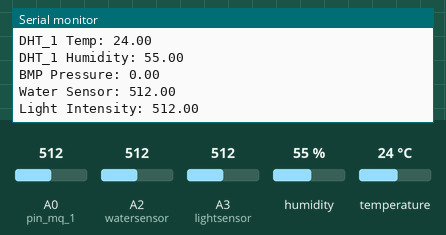
Simulated run of this sketch. Board: Arduino Uno, built with avr-gcc and run on an emulated ATmega328P. On the bench: the last lines printed to the serial monitor. The test bench sets the inputs (shaded band); at power-on: humidity 55 %, A0 (pin_mq_1) = 512, A2 (watersensor) = 512, A3 (lightsensor) = 512, temperature 24 °C.

Above: at 1.3 s.
1.4 s: humidity set to 22 %
2.9 s: A0 (pin_mq_1) set to 716
4.4 s: A2 (watersensor) set to 716
At 5.0 s:
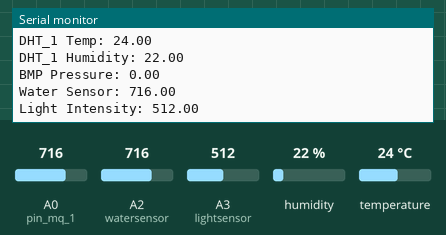
5.9 s: A3 (lightsensor) set to 716
At 6.5 s:
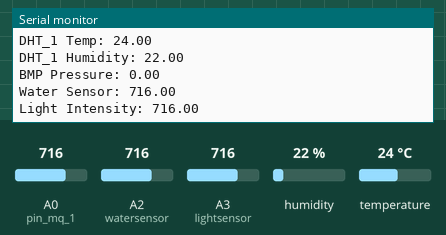
7.4 s: temperature set to 12 °C
8.9 s: A0 (pin_mq_1) set to 992
Timing chart, 0 to 11.4 s (numbered marks = the images above; inputs shaded):
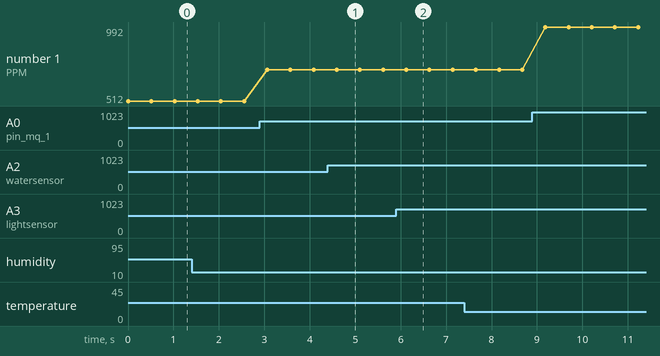

Measured:
- after the input at 4.4 s, the serial monitor: prints a new line after 0.20 s (image 1)
- after the input at 5.9 s, the serial monitor: prints a new line after 0.23 s (image 2)
- plotted number 1: 512 → 716 after the input at 2.9 s, 716 → 992 after the input at 8.9 s

The sketch:

Sensors.ino
```cpp
#include <Arduino.h>
#include <Wire.h>
#include <Adafruit_Sensor.h>
#include <DHT.h>
#include <DHT_U.h>
#include <Adafruit_BMP085.h>

sensors_event_t event_1;

// I2C
#define dataPin  A4 // blue SDA
#define clockPin A5 // yellow SCL

#define pin_mq_1 A0
#define DHTPIN_1 A1
#define watersensor A2
#define lightsensor A3

#define DHTTYPE DHT11


struct science{
  float mq1_ppm;
  float dht1_temp;
  float dht1_humidity;
  float bmp_pressure;
  float watersen;
  float lightsen;
};
struct science data_t = {0, 0, 0, 0, 0, 0};


DHT_Unified dht_1(DHTPIN_1, DHTTYPE);
Adafruit_BMP085 bmp;

void Sensor_Task(){
  while(true){
  data_t.mq1_ppm = (float)analogRead(pin_mq_1);
  data_t.watersen = (float)analogRead(watersensor);
  data_t.lightsen = (float)analogRead(lightsensor);

  dht_1.temperature().getEvent(&event_1);
  data_t.dht1_temp = (float)event_1.temperature;
  dht_1.humidity().getEvent(&event_1);
  data_t.dht1_humidity = (float)event_1.relative_humidity;
  if(isnan(data_t.dht1_temp) || isnan(data_t.dht1_humidity) ){
    data_t.dht1_humidity = 0;
    data_t.dht1_temp = 0;
  }
  if(data_t.bmp_pressure != NULL){
    data_t.bmp_pressure = (float)bmp.readPressure();
  }

  // // Printing Sensors Values
  Serial.print("MQ_1 PPM: "); Serial.println(data_t.mq1_ppm);
  Serial.print("DHT_1 Temp: "); Serial.println(data_t.dht1_temp);
  Serial.print("DHT_1 Humidity: "); Serial.println(data_t.dht1_humidity);
  Serial.print("BMP Pressure: "); Serial.println(data_t.bmp_pressure);
  Serial.print("Water Sensor: "); Serial.println(data_t.watersen);
  Serial.print("Light Intensity: "); Serial.println(data_t.lightsen);
  // delay(1000);
  delay(500);
  }
}

void setup() {
  // put your setup code here, to run once:
  Serial.begin(115200);

  Wire.begin();
  dht_1.begin();
  if (!bmp.begin()) {
  Serial.println("BMP Error, Check Wiring!");
    data_t.bmp_pressure = NULL;
  // while (1) {} //Infinite Loop
  }

  pinMode(pin_mq_1, INPUT);
  pinMode(watersensor, INPUT);
  pinMode(lightsensor, INPUT);
}

void loop() {
  // put your main code here, to run repeatedly:
  // Nothing
  // Send Sensors Data via ESP-NOW
    Sensor_Task();
    delay(1000);
}
```
